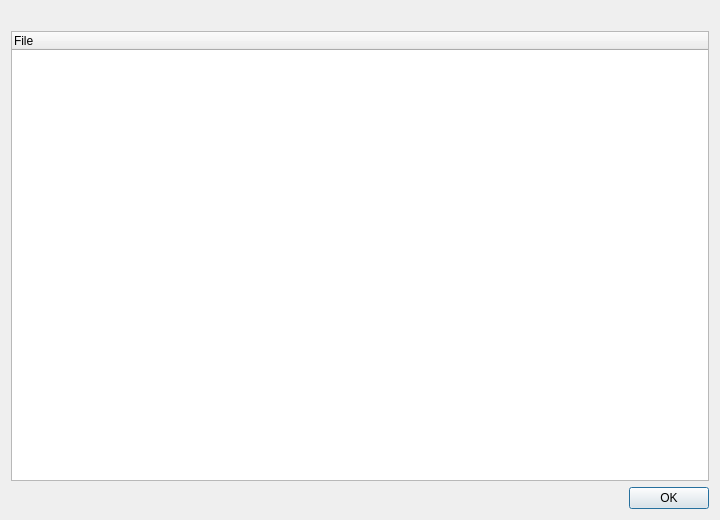
<?xml version="1.0" encoding="UTF-8"?>
<ui version="4.0">
 <class>DeployedFilesTreeDialog</class>
 <widget class="QDialog" name="DeployedFilesTreeDialog">
  <property name="geometry">
   <rect>
    <x>0</x>
    <y>0</y>
    <width>720</width>
    <height>520</height>
   </rect>
  </property>
  <property name="windowTitle">
   <string>Deployed Files</string>
  </property>
  <layout class="QVBoxLayout" name="verticalLayout">
   <item>
    <widget class="QLabel" name="summary_label">
     <property name="text">
      <string/>
     </property>
     <property name="wordWrap">
      <bool>true</bool>
     </property>
    </widget>
   </item>
   <item>
    <widget class="QTreeWidget" name="files_tree">
     <property name="rootIsDecorated">
      <bool>true</bool>
     </property>
     <property name="uniformRowHeights">
      <bool>true</bool>
     </property>
     <column>
      <property name="text">
       <string>File</string>
      </property>
     </column>
    </widget>
   </item>
   <item>
    <widget class="QDialogButtonBox" name="buttonBox">
     <property name="orientation">
      <enum>Qt::Horizontal</enum>
     </property>
     <property name="standardButtons">
      <set>QDialogButtonBox::Ok</set>
     </property>
    </widget>
   </item>
  </layout>
 </widget>
 <resources/>
 <connections>
  <connection>
   <sender>buttonBox</sender>
   <signal>accepted()</signal>
   <receiver>DeployedFilesTreeDialog</receiver>
   <slot>accept()</slot>
  </connection>
  <connection>
   <sender>buttonBox</sender>
   <signal>rejected()</signal>
   <receiver>DeployedFilesTreeDialog</receiver>
   <slot>reject()</slot>
  </connection>
 </connections>
</ui>
